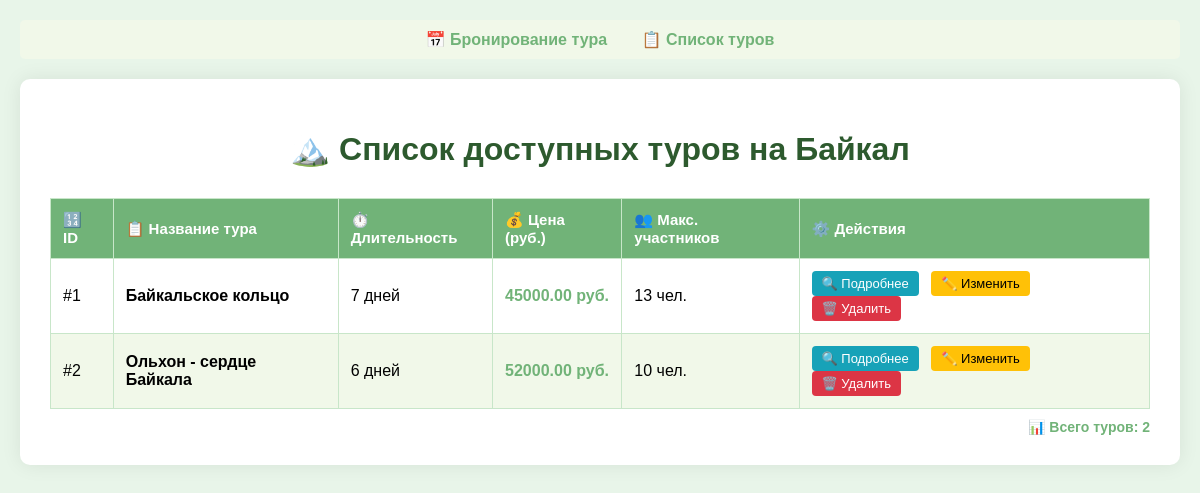
The page /tours/ on the database its author committed.
### booking/models.py (models this page shows, shortened)
class Tour(models.Model):
    objects = models.Manager()
    title = models.CharField(max_length=200)
    description = models.TextField()
    duration = models.IntegerField()
    price = models.DecimalField(max_digits=10,decimal_places=2)
    max_people = models.IntegerField()
    removed = models.BooleanField(default=False)
    image = models.ImageField(
        upload_to="tours/",
        default="tours/default.jpg")

### booking/views.py (the view)
# urls.py: path('tours/', views.tour_list_view, name='tour_list'),
def tour_list_view(request):
    tours = Tour.objects.filter(removed=False)
    return render(
        request,
        "booking/tour_list.html",
        {
            "tours": tours
        }
    )

### templates/booking/tour_list.html (shortened to what this page needs)
<!DOCTYPE html>
<html>
<head>
{% load static %}
</head>
<body>
<div class="nav">
    <a href="{% url 'booking' %}">📅 Бронирование тура</a>
    <a href="{% url 'tour_list' %}">📋 Список туров</a>
</div>
<div class="container">
<h1>🏔️ Список доступных туров на Байкал</h1>
{% if tours %}
<table>
    <thead>
        <tr>
            <th>ID</th>
            <th>Название тура</th>
            <th>Длительность</th>
            <th>Цена (руб.)</th>
            <th>Макс. участников</th>
            <th>Действия</th>
        </tr>
    </thead>
    <tbody>
        {% for tour in tours %}
        <tr>
            <td>#{{ tour.id }}</td>
            <td>
                <strong>{{ tour.title }}</strong>
            </td>
            <td>{{ tour.duration }} дней</td>
            <td class="price">{{ tour.price }} руб.</td>
            <td>{{ tour.max_people }} чел.</td>
            <td class="actions">
                <a href="{% url 'tour_detail' tour.id %}" class="btn-detail" title="Подробнее о туре">🔍 Подробнее</a>
                <a href="{% url 'tour_edit' tour.id %}" class="btn-edit" title="Редактировать тур">✏️ Изменить</a>
                <a href="{% url 'tour_delete' tour.id %}" class="btn-delete"
                   onclick="return confirm('Вы уверены, что хотите удалить тур "{{ tour.title }}"?');"
                   title="Удалить тур">🗑️ Удалить</a>
            </td>
        </tr>
        {% endfor %}
    </tbody>
</table>
<div class="tour-count">
    📊 Всего туров: {{ tours|length }}
</div>
{% endif %}
</div>
</body>
</html>

### templates/booking/tour_list.html (style rules this page uses)
body { font-family: Arial, sans-serif; background: #e8f5e9; margin: 0; padding: 20px; }
.container { max-width: 1200px; margin: auto; background: white; padding: 30px; border-radius: 10px; box-shadow: 0 0 20px rgba(0,0,0,0.08); }
h1 { text-align: center; color: #2d5a2e; margin-bottom: 30px; }
.nav { margin-bottom: 20px; padding: 10px; background-color: #f1f8e9; border-radius: 5px; text-align: center; }
.nav a { margin: 0 15px; text-decoration: none; color: #71b378; font-weight: bold; transition: color 0.3s ease; }
table { width: 100%; border-collapse: collapse; margin-top: 20px; }
th, td { border: 1px solid #c8e6c9; padding: 12px; text-align: left; }
th { background-color: #71b378; color: white; font-weight: bold; font-size: 15px; }
tr:nth-child(even) { background-color: #f1f8e9; }
tr:nth-child(odd) { background-color: #ffffff; }
.actions a { margin-right: 8px; text-decoration: none; padding: 5px 10px; border-radius: 4px; font-size: 13px; display: inline-block; transition: all 0.3s ease; }
.btn-detail { background-color: #17a2b8; color: white; }
.btn-edit { background-color: #ffc107; color: black; }
.btn-delete { background-color: #dc3545; color: white; }
.container { animation: fadeIn 0.5s ease; }
.tour-count { text-align: right; color: #71b378; font-size: 14px; margin-top: 10px; font-weight: bold; }
th:first-child::before { content: "🔢 "; }
th:nth-child(2)::before { content: "📋 "; }
th:nth-child(3)::before { content: "⏱️ "; }
th:nth-child(4)::before { content: "💰 "; }
th:nth-child(5)::before { content: "👥 "; }
th:last-child::before { content: "⚙️ "; }
.price { font-weight: bold; color: #71b378; }

### rows shown on the page
Tour: id "1", title "Байкальское кольцо", duration "7", price "45000.00", max_people "13"
Tour: id "2", title "Ольхон - сердце Байкала", duration "6", price "52000.00", max_people "10"

### other values the page prints
{{ tours|length }} "2"
